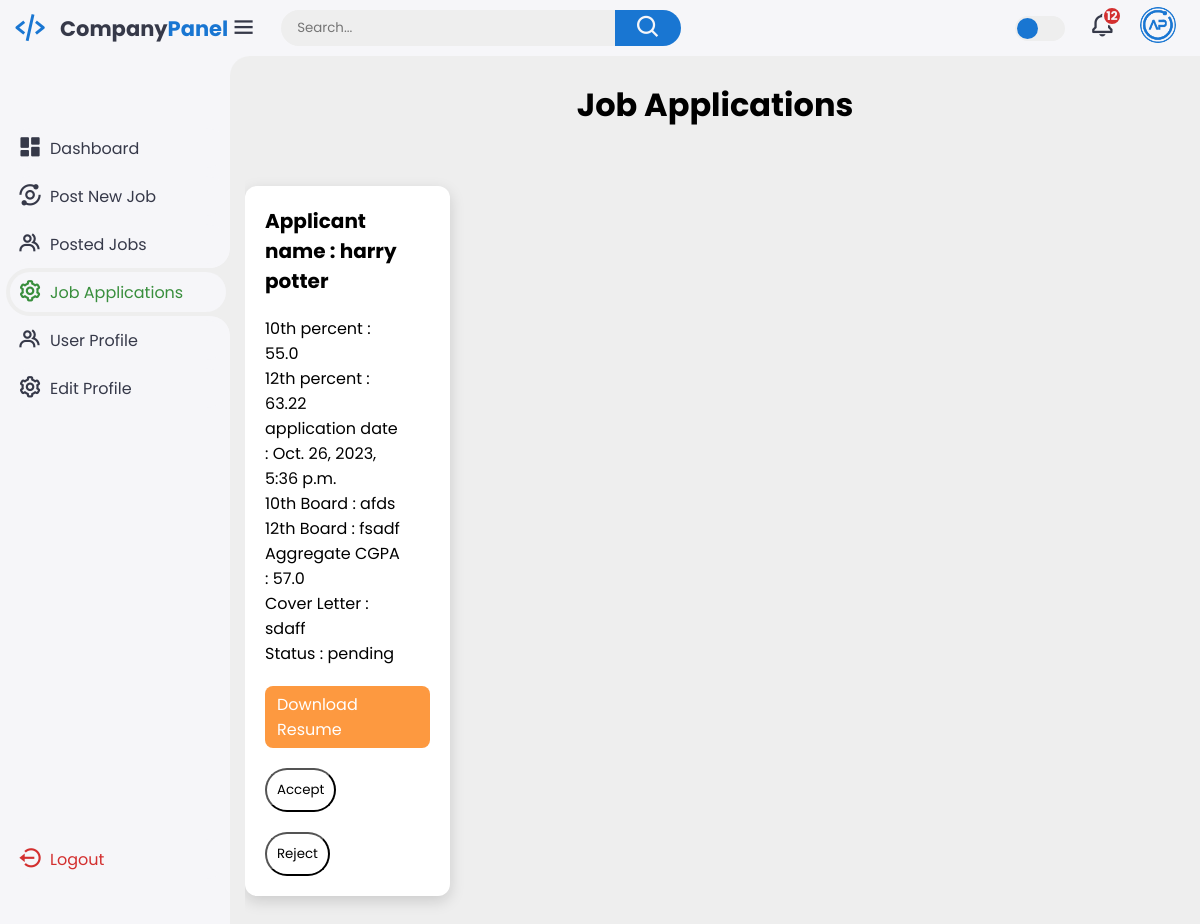
/job-applications/ (signed in), run on an earlier commit of the app's database.
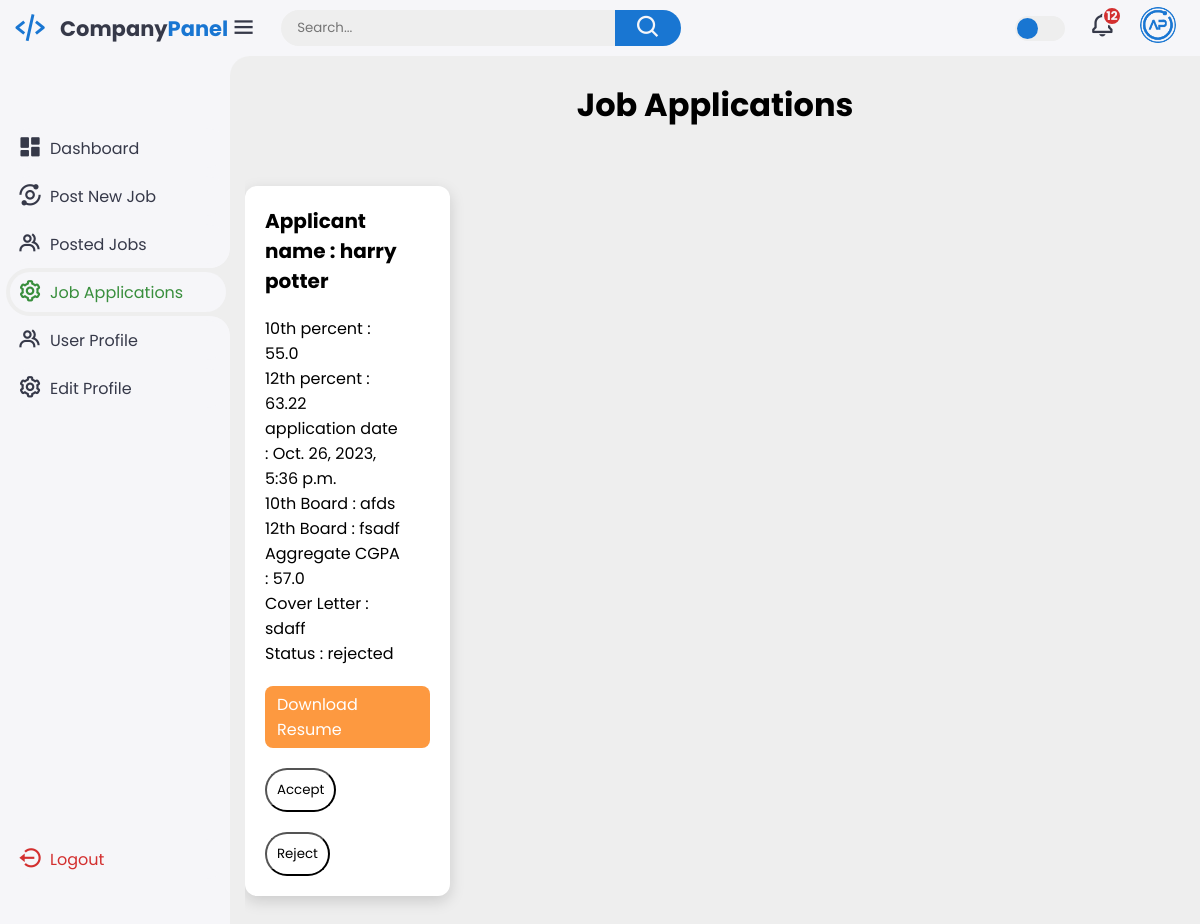
And on a later commit of the database.
### pms/models.py (models this page shows, shortened)
class JobApplication(models.Model):
    job = models.ForeignKey(JobPosting, on_delete=models.CASCADE)
    applicant = models.ForeignKey(StudentProfile, on_delete=models.CASCADE)
    class_10th_percentage = models.FloatField(null=True)
    class_12th_percentage = models.FloatField(null=True)
    class_10th_board = models.CharField(max_length=50,null=True)
    class_12th_board = models.CharField(max_length=50,null=True)
    aggregate_cgpa = models.FloatField(null=True)
    cover_letter = models.TextField()
    resume = models.FileField(upload_to='resume/', max_length=100,null=True)
    status = models.CharField(max_length=20, choices=[("pending", "Pending"), ("accepted", "Accepted"), ("rejected", "Rejected")], default="pending")
    application_date = models.DateTimeField(auto_now_add=True)

class StudentProfile(models.Model):
    user = models.OneToOneField(CustomUser, on_delete=models.CASCADE)
    name = models.CharField(max_length=100)
    contact_info = models.CharField(max_length=100)
    skills = models.TextField()
    profile_picture = models.ImageField(upload_to='student_profile_pics/', null=True, blank=True)

### pms/views.py (the view)
# urls.py: path('job-applications/', views.job_applications, name='job_applications'),
def job_applications(request):
    if request.user.is_company:
        job_applications = JobApplication.objects.filter(job__company=request.user.companyprofile)
        return render(request, 'pms/job_applications.html', {'job_applications': job_applications})
    else:
        return render(request, 'access_denied.html')

### pms/templates/pms/job_applications.html (shortened to what this page needs)
<!DOCTYPE html>
{% load static %}
<html lang="en">
<head>
    <link href='https://unpkg.com/boxicons@2.1.4/css/boxicons.min.css' rel='stylesheet'>
    <link rel="stylesheet" href="{% static 'css/job_applications.css' %}">
    <link rel="stylesheet" href="{% static 'css/job_applications1.css' %}">
</head>
<body>
    <div class="sidebar">
        <a href="#" class="logo">
            <i class='bx bx-code-alt'></i>
            <div class="logo-name"><span>Company</span>Panel</div>
        </a>
        <ul class="side-menu">
            <li><a href="#"><i class='bx bxs-dashboard'></i>Dashboard</a></li>
            <li><a href="{% url 'post_job' %}"><i class='bx bx-analyse'></i>Post New Job</a></li>
            <li><a href="{% url 'posted_jobs' %}"><i class='bx bx-group'></i>Posted Jobs</a></li>
            <li  class="active"><a href="{% url 'job_applications' %}"><i class='bx bx-cog'></i>Job Applications</a></li>
            <li><a href="{% url 'view_company_profile' %}"><i class='bx bx-group'></i>User Profile</a></li>
            <li><a href="{% url 'edit_company_profile' %}"><i class='bx bx-cog'></i>Edit Profile</a></li>
        </ul>
        <ul class="side-menu">
            <li>
                <a href="{% url 'logout' %}" class="logout">
                    <i class='bx bx-log-out-circle'></i>
                    Logout
                </a>
            </li>
        </ul>
    </div>
    <div class="content">
        <nav>
            <i class='bx bx-menu'></i>
            <form action="#">
                <div class="form-input">
                    <input type="search" placeholder="Search...">
                    <button class="search-btn" type="submit"><i class='bx bx-search'></i></button>
                </div>
            </form>
            <label for="theme-toggle" class="theme-toggle"></label>
            <a href="#" class="notif">
                <i class='bx bx-bell'></i>
                <span class="count">12</span>
            </a>
            <a href="{% url 'view_company_profile' %}" class="profile">
                <img src="{% if profile_picture %}{{ profile_picture.url }}{% else %}{% static 'images/logo.png' %}{% endif %}"
                    alt="Profile Picture">
            </a>
        </nav>
        <div class="container">
            <h2 id="head">Job Applications</h2>
            {% for application in job_applications %}
            <ul class="cards">
              <li class="card">
                <div>
                  <h3 class="card-title">Applicant name : {{ application.applicant.name }}</h3>
                  <div class="card-content">
                    <p>10th percent : {{ application.class_10th_percentage }}</p>
                    <p>12th percent : {{ application.class_12th_percentage }}</p>
                    <p>application date : {{ application.application_date }}</p>
                    <p>10th Board : {{ application.class_10th_board }}</p>
                    <p>12th Board : {{ application.class_12th_board }}</p>
                    <p>Aggregate CGPA : {{ application.aggregate_cgpa }}</p>
                    <p>Cover Letter : {{ application.cover_letter }}</p>
                    <p>Status : {{ application.status }}</p>
                  </div>
                </div>
                <div class="card-link-wrapper">
                  <a href="{{ application.resume.url }}" class="card-link" download="">Download Resume</a>
                </div>
                <form  method="post" action="{% url 'accept_application' application.id %}">
                  <button class="resBut" type="submit">Accept</button>
                </form>
                <form method="post" action="{% url 'reject_application' application.id %}">
                  <button class="resBut" type="submit">Reject</button>
                </form>
              </li>
              {% empty %}
              <p>No job applications available.</p>
              {% endfor %}
            </ul>
          </div>
    </div>
</body>
</html>

### pms/static/css/job_applications.css (style rules this page uses)
:root { --light: #f6f6f9; --primary: #1976D2; --light-primary: #CFE8FF; --grey: #eee; --dark-grey: #AAAAAA; --dark: #363949; --danger: #D32F2F; --light-danger: #FECDD3; --warning: #FBC02D; --light-warning: #FFF2C6; --success: #388E3C; --light-success: #BBF7D0; }
* { margin: 0; padding: 0; box-sizing: border-box; font-family: 'Poppins', sans-serif; }
.bx { font-size: 1.7rem; }
a { text-decoration: none; }
li { list-style: none; }
html { overflow-x: hidden; }
body { background: var(--grey); overflow-x: hidden; }
.sidebar { position: fixed; top: 0; left: 0; background: var(--light); width: 230px; height: 100%; z-index: 2000; overflow-x: hidden; scrollbar-width: none; transition: all 0.3s ease; }
.sidebar .logo { font-size: 21px; font-weight: 700; height: 56px; display: flex; align-items: center; color: var(--primary); z-index: 500; padding-bottom: 20px; box-sizing: content-box; }
.sidebar .logo .logo-name span { color: var(--dark); }
.sidebar .logo .bx { min-width: 60px; display: flex; justify-content: center; font-size: 2.2rem; }
.sidebar .side-menu { width: 100%; margin-top: 48px; }
.sidebar .side-menu li { height: 48px; background: transparent; margin-left: 6px; border-radius: 48px 0 0 48px; padding: 4px; }
.sidebar .side-menu li.active { background: var(--grey); position: relative; }
.sidebar .side-menu li.active::before { content: ""; position: absolute; width: 40px; height: 40px; border-radius: 50%; top: -40px; right: 0; box-shadow: 20px 20px 0 var(--grey); z-index: -1; }
.sidebar .side-menu li.active::after { content: ""; position: absolute; width: 40px; height: 40px; border-radius: 50%; bottom: -40px; right: 0; box-shadow: 20px -20px 0 var(--grey); z-index: -1; }
.sidebar .side-menu li a { width: 100%; height: 100%; background: var(--light); display: flex; align-items: center; border-radius: 48px; font-size: 16px; color: var(--dark); white-space: nowrap; overflow-x: hidden; transition: all 0.3s ease; }
.sidebar .side-menu li.active a { color: var(--success); }
.sidebar .side-menu li a .bx { min-width: calc(60px - ((4px + 6px) * 2)); display: flex; font-size: 1.6rem; justify-content: center; }
.sidebar .side-menu li a.logout { margin-top: 36vh; color: var(--danger); }
.content { position: relative; max-height: 100vh; width: calc(100% - 230px); left: 230px; transition: all 0.3s ease; }
.content nav { height: 56px; background: var(--light); padding: 0 24px 0 0; display: flex; align-items: center; grid-gap: 24px; position: sticky; top: 0; left: 0; z-index: 1000; }
.content nav::before { content: ""; position: absolute; width: 40px; height: 40px; bottom: -40px; left: 0; border-radius: 50%; box-shadow: -20px -20px 0 var(--light); }
.content nav a { color: var(--dark); }
.content nav .bx.bx-menu { cursor: pointer; color: var(--dark); }
.content nav form { max-width: 400px; width: 100%; margin-right: auto; }
.content nav form .form-input { display: flex; align-items: center; height: 36px; }
.content nav form .form-input input { flex-grow: 1; padding: 0 16px; height: 100%; border: none; background: var(--grey); border-radius: 36px 0 0 36px; outline: none; width: 100%; color: var(--dark); }
.content nav form .form-input button { width: 80px; height: 100%; display: flex; justify-content: center; align-items: center; background: var(--primary); color: var(--light); font-size: 18px; border: none; outline: none; border-radius: 0 36px 36px 0; cursor: pointer; }
.content nav .notif { font-size: 20px; position: relative; }
.content nav .notif .count { position: absolute; top: -6px; right: -6px; width: 20px; height: 20px; background: var(--danger); border-radius: 50%; color: var(--light); border: 2px solid var(--light); font-weight: 700; font-size: 12px; display: flex; align-items: center; justify-content: center; }
.content nav .profile img { width: 36px; height: 36px; object-fit: cover; border-radius: 50%; }
.content nav .theme-toggle { display: block; min-width: 50px; height: 25px; background: var(--grey); cursor: pointer; position: relative; border-radius: 25px; }
.content nav .theme-toggle::before { content: ""; position: absolute; top: 2px; left: 2px; bottom: 2px; width: calc(25px - 4px); background: var(--primary); border-radius: 50%; transition: all 0.3s ease; }

What changed in the data, as far as the page shows it:
changed JobApplication "afds": status "pending" → "rejected"
